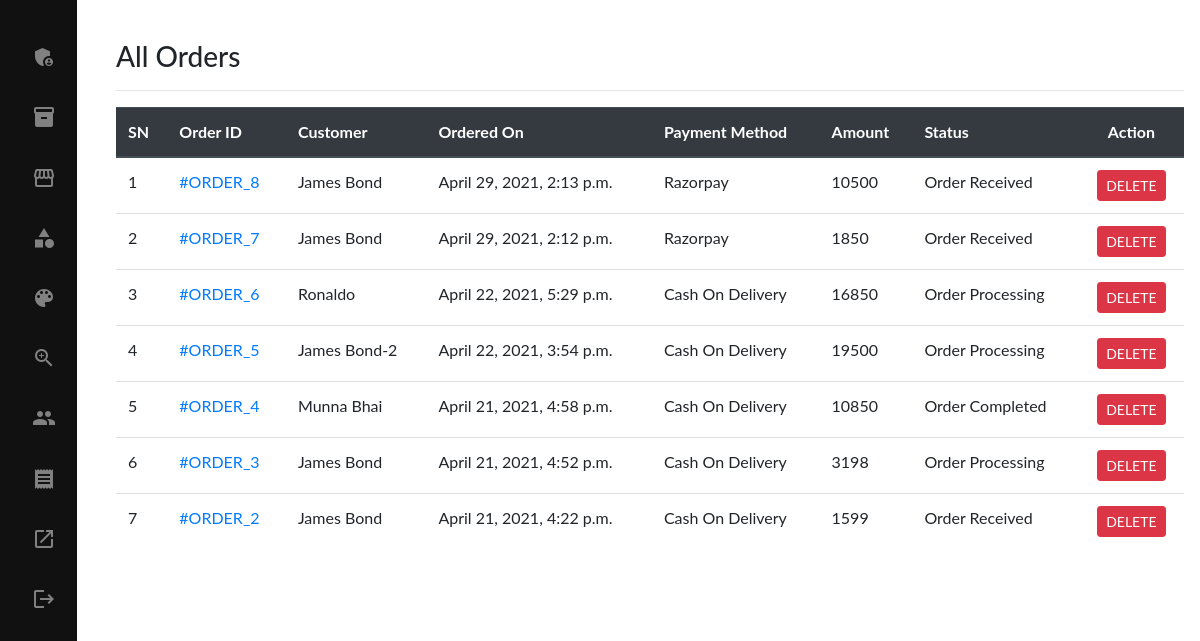
The app's page /admin-order-list (signed in), older data.
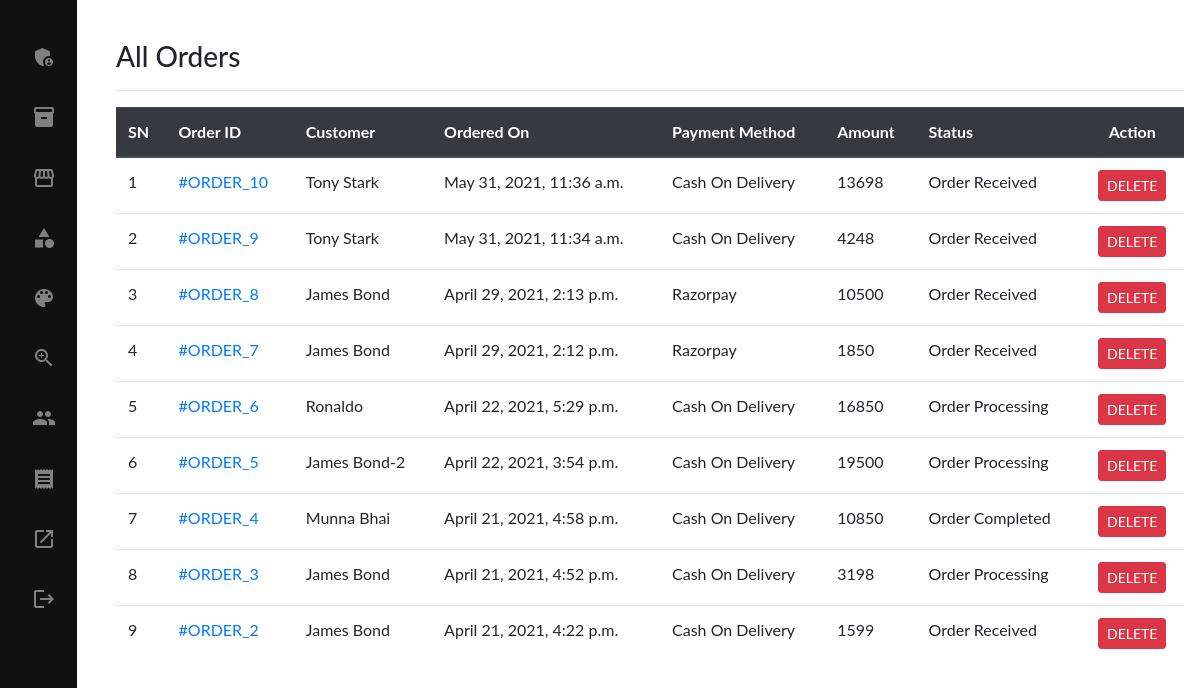
The same page, newer data.
### main/models.py (models this page shows, shortened)
class Order(models.Model):
    cart = models.OneToOneField(Cart, on_delete=models.CASCADE)
    ordered_by = models.CharField(max_length=200)
    shipping_address = models.CharField(max_length=200)
    mobile = models.CharField(max_length=10)
    email = models.EmailField(null=True, blank=True)
    subtotal = models.PositiveIntegerField()
    discount = models.PositiveIntegerField()
    total = models.PositiveIntegerField()
    order_status = models.CharField(max_length=50, choices=ORDER_STATUS)
    created_at = models.DateTimeField(auto_now_add=True)
    payment_method = models.CharField(max_length=20, choices=METHOD, default="Cash On Delivery")
    payment_completed = models.BooleanField(default=False)

### main/views.py (the view)
# urls.py: path("admin-order-list", AdminOrderListView.as_view(), name="adminOrderList"),
class AdminOrderListView(AdminRequiredMixin, ListView):
    template_name = "admin/adminorderlist.html"
    queryset = Order.objects.all().order_by("-id")
    context_object_name = "allorders"

### main/template_context.py (called while the page is built)
def get_filters(request):
	cats=Product.objects.distinct().values('category__title','category__id')
	brands=Product.objects.distinct().values('brand__title','brand__id')
	colors=ProductAttribute.objects.distinct().values('color__title','color__id','color__color_code')
	sizes=ProductAttribute.objects.distinct().values('size__title','size__id')
	data={
		'cats':cats,
		'brands':brands,
		'colors':colors,
		'sizes':sizes,
	}
	return data

### main/views.py (called while the page is built)
    def dispatch(self, request, *args, **kwargs):
        if request.user.is_authenticated and request.user.is_superuser:
            pass
        else:
            return redirect("/login/")
        return super().dispatch(request, *args, **kwargs)

### main/templates/admin/adminorderlist.html (shortened to what this page needs)
{% extends 'admin/adminbase3.html' %}
{% load humanize %}
{% block content %}
    <div class="row">
        <div class="col-md-12">
            <br/>
            <h3>All Orders</h3><hr>
            <table class="table table-hover">
                <thead class="thead-dark">
                    <tr>
                        <th>SN</th>
                        <th>Order ID </th>
                        <th>Customer</th>
                        <th>Ordered On</th>
                        <th>Payment Method</th>
                        <th>Amount</th>
                        <th>Status</th>
                        <th style="text-align:center" >Action</th>
                    </tr>
                </thead>
                <tbody>
                    {% for order in allorders %}
                    <tr>
                        <td>{{forloop.counter}}</td>
                        <td><a href="{% url 'adminOrderDetails' order.id %}">#ORDER_{{order.id}}</a></td>
                        <td>{{order.ordered_by}}</td>
                        <td>{{order.created_at}}</td>
                        <td>{{order.payment_method}}</td>
                        <td>{{order.total}}</td>
                        <td>{{order.order_status}}</td>
                        <td style="text-align:center">
                        <a href="{% url 'deleteorder' order.id %}" onclick="return confirm('Are you sure you want to delete this order?')"
                            class="btn btn-danger btn-sm"> DELETE </a>
                        </td>
                    </tr>
                    {% endfor %}
                </tbody>
            </table>
        </div>
</div>
{% endblock %}

### main/templates/admin/adminbase3.html (shortened to what this page needs)
{% load static %}
<!DOCTYPE html>
<html>
<head>
	<link rel="stylesheet" type="text/css" href="{% static 'fontawesome-free/css/all.min.css' %}" />
	<link rel="stylesheet" type="text/css" href="{% static 'bs4/bootstrap.min.css' %}" />
</head>
<body>
    <div id="mySidebar" class="sidebar" onmouseover="toggleSidebar()" onmouseout="toggleSidebar()">
        <a href="{% url 'adminhome' %}"><span><i class="material-icons">admin_panel_settings</i><span class="icon-text">&nbsp;&nbsp;&nbsp;&nbsp;Dashboard</span></a><br>
        <a href="{% url 'adminProductList' %}"><i class="material-icons">inventory_2</i><span class="icon-text">&nbsp;&nbsp;&nbsp;&nbsp;Products</a></span></a><br>
        <a href="{% url 'adminBrandList' %}"><i class="material-icons">storefront</i><span class="icon-text">&nbsp;&nbsp;&nbsp;&nbsp;Brands</span></a><br>
        <a href="{% url 'adminCategoryList' %}"><i class="material-icons">category</i><span class="icon-text">&nbsp;&nbsp;&nbsp;&nbsp;Category</span></a><br>
        <a href="{% url 'adminColorList' %}"><i class="material-icons">color_lens</i><span class="icon-text">&nbsp;&nbsp;&nbsp;&nbsp;Color</span></a><br>
        <a href="{% url 'adminSizeList' %}"><i class="material-icons">zoom_in</i><span class="icon-text">&nbsp;&nbsp;&nbsp;&nbsp;Size</span></a><br>
        <a href="{% url 'adminUserList' %}"><i class="material-icons">people</i><span class="icon-text">&nbsp;&nbsp;&nbsp;&nbsp;Users</span></a><br>
        <a href="{% url 'adminOrderList' %}"><i class="material-icons">receipt</i><span class="icon-text">&nbsp;&nbsp;&nbsp;&nbsp;Orders</span></a><br>
        <a href="{% url 'home' %}" target="_blankss"><i class="material-icons">launch</i><span class="icon-text">&nbsp;&nbsp;&nbsp;&nbsp;Visit Site</span></a><br>
        <a href="{% url 'customerlogout' %}"><i class="material-icons">logout</i><span class="icon-text">&nbsp;&nbsp;&nbsp;&nbsp;Logout</span></a><br>
   </div>
    <div id="main">
        {% block content %}
    {% endblock %}
    </div>
</body>
</html>

### main/templates/admin/adminbase3.html (style rules this page uses)
body { font-family: "Lato", sans-serif; }
.sidebar { height: 100%; width: 77px; position: fixed; z-index: 1; top: 0; left: 0; background-color: #111; overflow-x: hidden; transition: 0.5s; padding-top: 40px; white-space: nowrap; }
.sidebar a { padding: 4px 8px 4px 32px; text-decoration: none; font-size: 17px; color: #818181; display: block; transition: 0.3s; }
.material-icons, .icon-text { vertical-align: middle; margin-right: 10px; }
.material-icons { padding-bottom: 3px; }
#main { transition: margin-left .5s; padding: 16px; margin-left: 100px; }

Row changes from the older to the newer data that the page shows:
added Order: id "10", ordered_by "Tony Stark", created_at "May 31, 2021, 11:36 a.m.", payment_method "Cash On Delivery", total "13698", order_status "Order Received"
added Order: id "9", ordered_by "Tony Stark", created_at "May 31, 2021, 11:34 a.m.", payment_method "Cash On Delivery", total "4248", order_status "Order Received"
